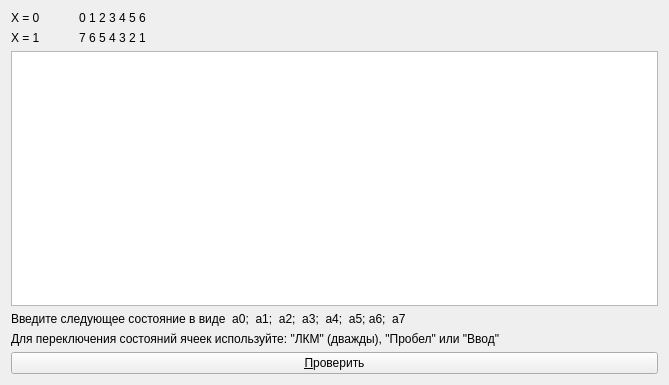
<?xml version="1.0" encoding="UTF-8"?>
<ui version="4.0">
 <class>QLabStructureTableWgt</class>
 <widget class="QWidget" name="QLabStructureTableWgt">
  <property name="geometry">
   <rect>
    <x>0</x>
    <y>0</y>
    <width>669</width>
    <height>385</height>
   </rect>
  </property>
  <property name="windowTitle">
   <string>Form</string>
  </property>
  <layout class="QVBoxLayout" name="verticalLayout_2">
   <item>
    <layout class="QHBoxLayout" name="horizontalLayout">
     <item>
      <layout class="QFormLayout" name="formLayout">
       <item row="0" column="0">
        <widget class="QLabel" name="label_5">
         <property name="text">
          <string>X = 0          </string>
         </property>
        </widget>
       </item>
       <item row="0" column="1">
        <widget class="QLabel" name="labelZero">
         <property name="text">
          <string>0 1 2 3 4 5 6</string>
         </property>
        </widget>
       </item>
       <item row="1" column="0">
        <widget class="QLabel" name="label_7">
         <property name="text">
          <string>X = 1</string>
         </property>
        </widget>
       </item>
       <item row="1" column="1">
        <widget class="QLabel" name="labelOne">
         <property name="text">
          <string>7 6 5 4 3 2 1</string>
         </property>
        </widget>
       </item>
      </layout>
     </item>
    </layout>
   </item>
   <item>
    <widget class="QStructureTableWgt" name="tableWidgetStructureTable">
     <property name="font">
      <font>
       <family>Times New Roman</family>
       <pointsize>12</pointsize>
      </font>
     </property>
     <property name="styleSheet">
      <string notr="true">color: rgb(0, 0, 0);
gridline-color: rgb(0, 0, 0);
selection-color: rgb(0, 0, 0);
selection-background-color: rgb(0, 255, 0);</string>
     </property>
     <property name="frameShadow">
      <enum>QFrame::Shadow::Plain</enum>
     </property>
     <property name="alternatingRowColors">
      <bool>true</bool>
     </property>
     <property name="selectionMode">
      <enum>QAbstractItemView::SelectionMode::SingleSelection</enum>
     </property>
     <attribute name="horizontalHeaderVisible">
      <bool>false</bool>
     </attribute>
     <attribute name="verticalHeaderVisible">
      <bool>false</bool>
     </attribute>
     <attribute name="verticalHeaderHighlightSections">
      <bool>false</bool>
     </attribute>
    </widget>
   </item>
   <item>
    <widget class="QLabel" name="label">
     <property name="text">
      <string>Введите следующее состояние в виде  a0;  a1;  a2;  a3;  a4;  a5; a6;  a7</string>
     </property>
    </widget>
   </item>
   <item>
    <widget class="QLabel" name="label_2">
     <property name="text">
      <string>Для переключения состояний ячеек используйте: &quot;ЛКМ&quot; (дважды), &quot;Пробел&quot; или &quot;Ввод&quot;</string>
     </property>
    </widget>
   </item>
   <item>
    <widget class="QPushButton" name="pushButtonCheck">
     <property name="text">
      <string>&amp;Проверить</string>
     </property>
    </widget>
   </item>
  </layout>
 </widget>
 <customwidgets>
  <customwidget>
   <class>QStructureTableWgt</class>
   <extends>QTableWidget</extends>
   <header>qlabstructuretablewgt.h</header>
  </customwidget>
 </customwidgets>
 <resources/>
 <connections/>
</ui>
